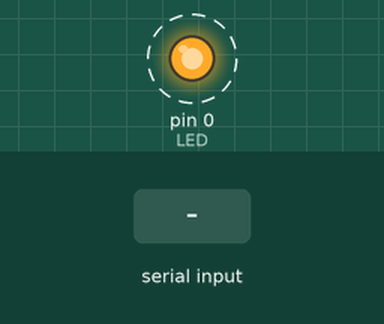
The sketch below on a simulated Arduino Uno, built with avr-gcc and run on an emulated ATmega328P. Shown: output pins drawn as LEDs (lit = HIGH). Dashed ring = blinking. The test bench sets the inputs (shaded band).

Above: at 1.2 s.
1.3 s: "5\n" received over the second serial link
At 3.5 s:
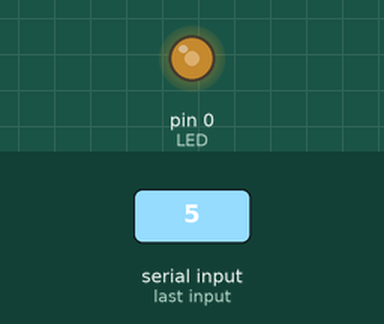
3.8 s: "90,45\n" received over the second serial link
At 4.7 s:
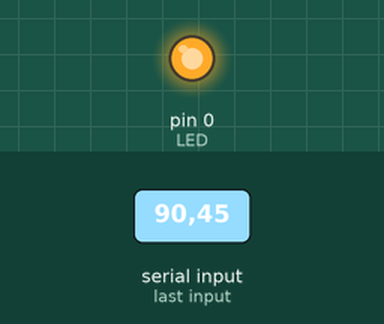
At 5.14 s:
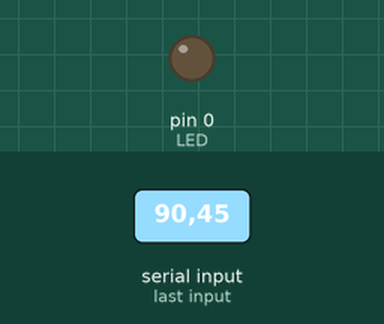
Timing chart, 0 to 12.8 s (numbered marks = the images above; inputs shaded):
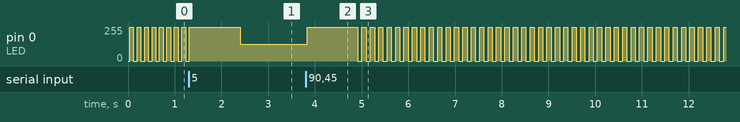

The sketch:

attiny_serial_input.ino
```cpp
#include <SoftwareSerial.h>

#define LED 0

#define RX 3
#define TX 4

SoftwareSerial Serial(RX, TX);

int delayTime = 80;
String inputTime = "80";

void setup() {
        Serial.begin(9600);
        pinMode(LED, OUTPUT);
        Serial.println("System is fucking operational.");
}

void loop() {
        digitalWrite(LED, HIGH);
        if (Serial.available() > 0) {
                inputTime = Serial.readString();
                delayTime = inputTime.toInt();
                Serial.print("I received --> ");
                Serial.println(delayTime);
        }
        delay(delayTime);
        digitalWrite(LED, LOW);
        delay(delayTime);
}
```

Measured:
- after the input at 3.8 s, pin 0 (LED): 127/255 → 255/255 at once, then repeats every 0.18 s: 0/255 0.09 s, 255/255 0.09 s
